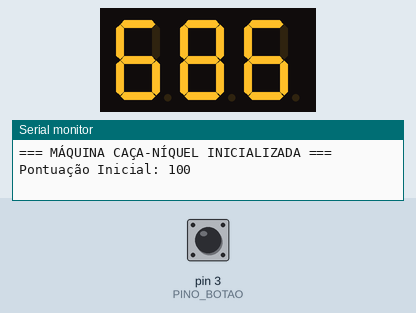
Bench run of a sketch on a simulated Arduino Uno, built with avr-gcc and run on an emulated ATmega328P. Parts: 3-digit seven-segment display, the last lines printed to the serial monitor. Wiring (inferred from the names in the program): 3-digit 7-segment display, segments lit when HIGH: segments pin 7, pin 8, pin 9, pin 10, pin 11, pin 13, pin 12; digit selects pin 6, pin 5, pin 4. The test bench sets the inputs (shaded band); at power-on: pin 3 (PINO_BOTAO) HIGH. Random numbers use the default seed unless the sketch sets one; the segment pins are drawn as the display they are named for.

Above: at 0.6 s.
1.3 s: pin 3 (PINO_BOTAO) pulled LOW for 0.15 s
At 2.4 s:
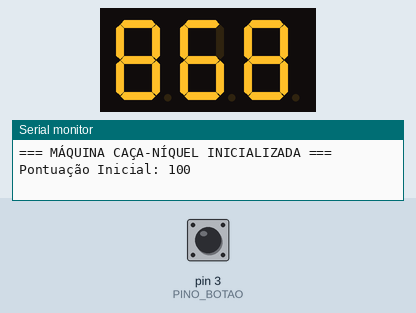
3.0 s: pin 3 (PINO_BOTAO) pulled LOW for 1 s
At 4.4 s:
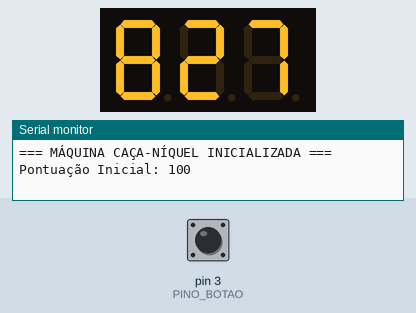
5.5 s: pin 3 (PINO_BOTAO) pulled LOW for 0.15 s
At 7.6 s:
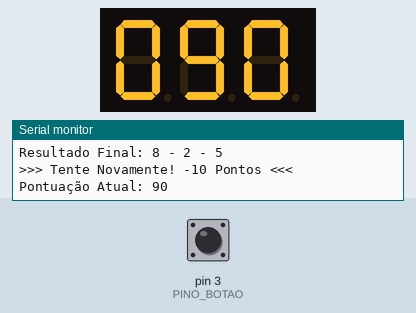
Timing chart, 0 to 9.1 s (numbered marks = the images above; inputs shaded):
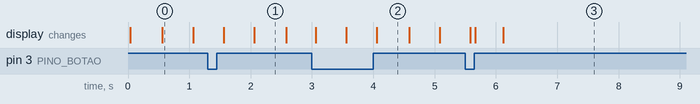

The sketch:

Slot_Machine_com_Sistema_de_Pontua__o.ino
```cpp
/*
 PROJETO: Slot Machine com Sistema de Pontuação
 AUTOR: Guilherme Perrota
 DATA: 05/07/2026

 DESCRIÇÃO:
 Slot Machine de 3 dígitos multiplexados usando 7 segmentos (Catodo Comum).
 Utiliza transistores NPN para chaveamento dos comuns e leitura debounced de botão.
 Contém lógica de validação de pontuação e feedback via Serial.
 */

//Definição de pinos
const byte SEGMENTOS[7] = {7, 8, 9, 10, 11, 13, 12}; // A, B, C, D, E, F, G
const byte DISPLAYS[3]  = {6, 5, 4};                 // Dígito 1 (Esq), Dígito 2 (Meio), Dígito 3 (Dir)
const byte PINO_BOTAO   = 3;

//Sistema de exibição de números
const bool NUMEROS[10][7] = {
  {1, 1, 1, 1, 1, 1, 0}, // 0
  {0, 1, 1, 0, 0, 0, 0}, // 1
  {1, 1, 0, 1, 1, 0, 1}, // 2
  {1, 1, 1, 1, 0, 0, 1}, // 3
  {0, 1, 1, 0, 0, 1, 1}, // 4
  {1, 0, 1, 1, 0, 1, 1}, // 5
  {1, 0, 1, 1, 1, 1, 1}, // 6
  {1, 1, 1, 0, 0, 0, 0}, // 7
  {1, 1, 1, 1, 1, 1, 1}, // 8
  {1, 1, 1, 1, 0, 1, 1}  // 9
};

// Variáveis de estado e sistema de pontuação
int valorDisplay[3] = {1, 2, 3};
bool travado[3]     = {false, false, false};

byte estadoJogo = 0; // 0: Sorteando 3, 1: Trava D1, 2: Trava D2, 3: Trava D3 & Resultado, 4: Exibindo Pontuação
int pontuacaoAtual = 100; // Pontuação inicial

// Controle de Tempo
unsigned long tempoAnteriorSorteio = 0;
const int velocidadeSorteio        = 500;

// Controle de Debounce do Botão
bool ultimoEstadoBotao = HIGH;
bool estadoBotao       = HIGH;
unsigned long ultimoTempoClique = 0;
const unsigned long tempoDebounce = 80;


void setup() {
  Serial.begin(9600);
  randomSeed(analogRead(A0));

  // Configura pinos dos segmentos
  for (byte i = 0; i < 7; i++) {
    pinMode(SEGMENTOS[i], OUTPUT);
  }

  // Configura pinos dos displays (Controle dos Transistores)
  for (byte i = 0; i < 3; i++) {
    pinMode(DISPLAYS[i], OUTPUT);
    digitalWrite(DISPLAYS[i], LOW);
  }

  // Configura botão com Pull-Up interno
  pinMode(PINO_BOTAO, INPUT_PULLUP);

  Serial.println(F("=== MÁQUINA CAÇA-NÍQUEL INICIALIZADA ==="));
  Serial.print(F("Pontuação Inicial: "));
  Serial.println(pontuacaoAtual);
}


void loop() {
  lerBotao();
  atualizarSorteio();
  multiplexarDisplays();
}

//////Funções

// Envia os estados dos segmentos para o display ativo
void mostrarDigito(int numero) {
  if (numero < 0 || numero > 9) return;
  for (byte i = 0; i < 7; i++) {
    digitalWrite(SEGMENTOS[i], NUMEROS[numero][i]);
  }
}

// Desliga todos os transistores (apaga os displays)
void apagarDisplays() {
  digitalWrite(DISPLAYS[0], LOW);
  digitalWrite(DISPLAYS[1], LOW);
  digitalWrite(DISPLAYS[2], LOW);
}

// Faz o chaveamento rápido (multiplexação) dos 3 displays
void multiplexarDisplays() {
  for (byte i = 0; i < 3; i++) {
    apagarDisplays();
    mostrarDigito(valorDisplay[i]);
    digitalWrite(DISPLAYS[i], HIGH);
    delayMicroseconds(2500); // 2.5ms por display (~133Hz de refresh rate)
  }
  apagarDisplays();
}

// Atualiza aleatoriamente os números que não estão travados
void atualizarSorteio() {
  if (estadoJogo < 3) {
    if (millis() - tempoAnteriorSorteio >= velocidadeSorteio) {
      tempoAnteriorSorteio = millis();

      for (byte i = 0; i < 3; i++) {
        if (!travado[i]) {
          valorDisplay[i] = random(1, 10);
        }
      }
    }
  }
}

// Trata o clique do botão com debounce
void lerBotao() {
  bool leitura = digitalRead(PINO_BOTAO);

  if (leitura != ultimoEstadoBotao) {
    ultimoTempoClique = millis();
  }

  if ((millis() - ultimoTempoClique) > tempoDebounce) {
    if (leitura != estadoBotao) {
      estadoBotao = leitura;

      // Evento de Clique (Transição HIGH -> LOW)
      if (estadoBotao == LOW) {
        switch (estadoJogo) {
          case 0:
            travado[0] = true;
            estadoJogo = 1;
            break;
          case 1:
            travado[1] = true;
            estadoJogo = 2;
            break;
          case 2:
            travado[2] = true;
            estadoJogo = 3;
            processarResultado(); // Calcula pontos ao travar o último dígito
            break;
          case 4:
            reiniciarRodada();
            break;
        }
      }
    }
  }
  ultimoEstadoBotao = leitura;
}

// Avalia a combinação obtida e ajusta a pontuação
void processarResultado() {
  int d1 = valorDisplay[0];
  int d2 = valorDisplay[1];
  int d3 = valorDisplay[2];

  Serial.print(F("Resultado Final: "));
  Serial.print(d1); Serial.print(F(" - "));
  Serial.print(d2); Serial.print(F(" - "));
  Serial.println(d3);

  // Animação de Par
  if (d1 == d2 && d2 == d3) {
    // 3 IGUAIS (+100 PONTOS)
    pontuacaoAtual += 100;
    Serial.println(F(">>> JACKPOT! +100 Pontos <<<"));

    // Pisca a combinação 5 vezes
    for (byte p = 0; p < 5; p++) {
      apagarDisplays();
      delay(100);
      for (int i = 0; i < 20; i++) multiplexarDisplays();
    }
  }
  else if (d1 == d2 || d2 == d3 || d1 == d3) {
    // 2 IGUAIS -> PAR (+25 PONTOS)
    pontuacaoAtual += 25;
    Serial.println(F(">>> PAR! +25 Pontos <<<"));
    delay(500);
  }
  else {
    // NENHUM EQUIVALENTE -> AZAR (-10 PONTOS)
    pontuacaoAtual -= 10;
    if (pontuacaoAtual < 0) pontuacaoAtual = 0; // Evita pontuação negativa
    Serial.println(F(">>> Tente Novamente! -10 Pontos <<<"));
    delay(500);
  }

  Serial.print(F("Pontuação Atual: "));
  Serial.println(pontuacaoAtual);

  // Exibe a Pontuação nos displays por 4 segundos
  mostrarPontuacaoPorTempo(4000);
  estadoJogo = 4; // Pronto para a próxima rodada
}

// Decompõe a pontuação atual em 3 dígitos e mostra nos displays pelo tempo definido
void mostrarPontuacaoPorTempo(unsigned long duracaoMs) {
  int tempPontos = pontuacaoAtual;
  if (tempPontos > 999) tempPontos = 999; // Limite de exibição de 3 dígitos

  // Separa a pontuação em centenas, dezenas e unidades
  valorDisplay[0] = tempPontos / 100;
  valorDisplay[1] = (tempPontos / 10) % 10;
  valorDisplay[2] = tempPontos % 10;

  unsigned long inicio = millis();
  while (millis() - inicio < duracaoMs) {
    multiplexarDisplays();
  }
}

// Reinicia o jogo mantendo a pontuação acumulada
void reiniciarRodada() {
  travado[0] = false;
  travado[1] = false;
  travado[2] = false;
  estadoJogo = 0;
  Serial.println(F("\n--- NOVA RODADA INICIADA ---"));
}
```

Measured:
- what the display in image 0 shows lasts 0.5 s, from 0.6 s to 1.1 s
